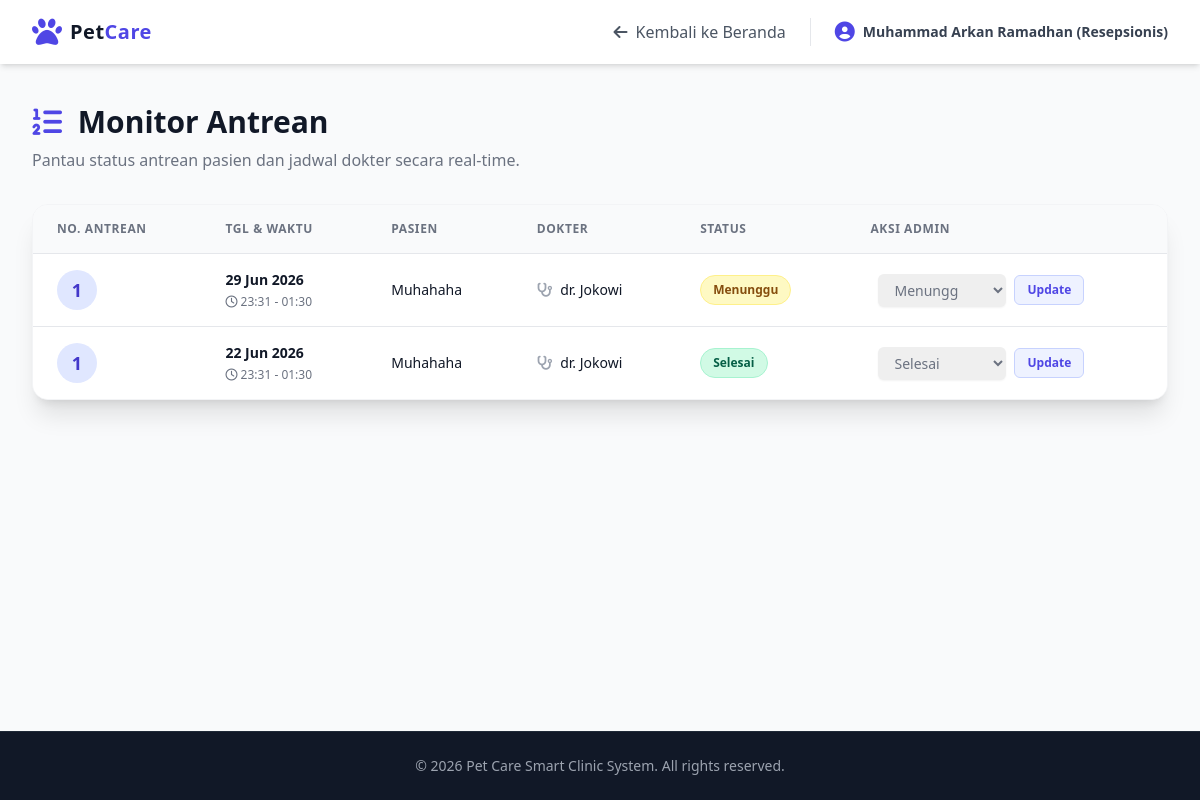
The page /lihat_antrean.php (signed in) on the database its author committed.
### tables this page shows
CREATE TABLE `antrean` (
  `id_antrean` int NOT NULL,
  `id_user` int NOT NULL,
  `id_jadwal` int NOT NULL,
  `tanggal_berobat` date NOT NULL,
  `no_antrean` int NOT NULL,
  `status` enum('Menunggu','Dipanggil','Selesai','Batal') NOT NULL DEFAULT 'Menunggu',
  `created_at` timestamp NULL DEFAULT CURRENT_TIMESTAMP
);

CREATE TABLE `jadwal_dokter` (
  `id_jadwal` int NOT NULL,
  `id_dokter` int NOT NULL,
  `hari` enum('Senin','Selasa','Rabu','Kamis','Jumat','Sabtu','Minggu') NOT NULL,
  `jam_mulai` time NOT NULL,
  `jam_selesai` time NOT NULL,
  `kuota_harian` int NOT NULL
);

CREATE TABLE `user` (
  `id_user` int NOT NULL,
  `username` varchar(50) NOT NULL,
  `password` varchar(255) NOT NULL,
  `nama_lengkap` varchar(100) NOT NULL,
  `no_telp` varchar(15) NOT NULL,
  `role` enum('Resepsionis','Pasien') NOT NULL
);

CREATE TABLE `dokter` (
  `id_dokter` int NOT NULL,
  `nama_dokter` varchar(100) NOT NULL,
  `spesialisasi` varchar(100) NOT NULL
);

### lihat_antrean.php (the view, shortened to what this page needs)
<?php
require_once 'koneksi.php';
$role = $_SESSION['role'];
$id_user_login = $_SESSION['id_user'];
$query_antrean = "
    SELECT a.*, u.nama_lengkap AS nama_pasien, d.nama_dokter, j.jam_mulai, j.jam_selesai
    FROM antrean a
    JOIN user u ON a.id_user = u.id_user
    JOIN jadwal_dokter j ON a.id_jadwal = j.id_jadwal
    JOIN dokter d ON j.id_dokter = d.id_dokter
    ORDER BY a.tanggal_berobat DESC, a.no_antrean ASC
";
$result_antrean = mysqli_query($conn, $query_antrean);
?>
<!DOCTYPE html>
<html lang="id">
<head>
    <script src="https://cdn.tailwindcss.com"></script>
    <link rel="stylesheet" href="https://cdnjs.cloudflare.com/ajax/libs/font-awesome/6.4.0/css/all.min.css">
</head>
<body class="bg-gray-50 text-gray-800 font-sans min-h-screen flex flex-col">
    <nav class="bg-white shadow-md sticky top-0 z-50">
        <div class="max-w-7xl mx-auto px-4 sm:px-6 lg:px-8">
            <div class="flex justify-between h-16">
                <div class="flex items-center">
                    <a href="index.php" class="flex items-center">
                        <i class="fa-solid fa-paw text-indigo-600 text-3xl mr-2"></i>
                        <span class="text-xl font-bold text-gray-900 tracking-wide">Pet<span class="text-indigo-600">Care</span></span>
                    </a>
                </div>
                <div class="flex items-center space-x-6">
                    <a href="index.php" class="text-gray-600 hover:text-indigo-600 font-medium transition flex items-center">
                        <i class="fa-solid fa-arrow-left mr-2"></i> Kembali ke Beranda
                    </a>
                    <div class="border-l pl-6 border-gray-200">
                        <span class="text-sm font-semibold text-gray-700 flex items-center">
                            <i class="fa-solid fa-circle-user text-indigo-600 text-xl mr-2"></i>
                            <?= htmlspecialchars($_SESSION['nama_lengkap']); ?>
                            (<?= $role ?>)
                        </span>
                    </div>
                </div>
            </div>
        </div>
    </nav>
    <main class="flex-grow max-w-7xl mx-auto px-4 sm:px-6 lg:px-8 py-10 w-full">
        <div class="mb-8 flex flex-col sm:flex-row justify-between items-start sm:items-center">
            <div>
                <h1 class="text-3xl font-extrabold text-gray-900"><i class="fa-solid fa-list-ol text-indigo-600 mr-2"></i> Monitor Antrean</h1>
                <p class="text-gray-500 mt-2">Pantau status antrean pasien dan jadwal dokter secara real-time.</p>
            </div>
        </div>
        <div class="bg-white shadow-xl rounded-2xl overflow-hidden border border-gray-100">
            <div class="overflow-x-auto">
                <table class="min-w-full divide-y divide-gray-200">
                    <thead class="bg-gray-50">
                        <tr>
                            <th scope="col" class="px-6 py-4 text-left text-xs font-bold text-gray-500 uppercase tracking-wider">No. Antrean</th>
                            <th scope="col" class="px-6 py-4 text-left text-xs font-bold text-gray-500 uppercase tracking-wider">Tgl & Waktu</th>
                            <th scope="col" class="px-6 py-4 text-left text-xs font-bold text-gray-500 uppercase tracking-wider">Pasien</th>
                            <th scope="col" class="px-6 py-4 text-left text-xs font-bold text-gray-500 uppercase tracking-wider">Dokter</th>
                            <th scope="col" class="px-6 py-4 text-left text-xs font-bold text-gray-500 uppercase tracking-wider">Status</th>
                            <?php if ($role === 'Resepsionis'): ?>
                            <th scope="col" class="px-6 py-4 text-left text-xs font-bold text-gray-500 uppercase tracking-wider">Aksi Admin</th>
                            <?php endif; ?>
                        </tr>
                    </thead>
                    <tbody class="bg-white divide-y divide-gray-200">
                        <?php if (mysqli_num_rows($result_antrean) > 0): ?>
                            <?php while ($row = mysqli_fetch_assoc($result_antrean)):
                                $badge_color = 'bg-gray-100 text-gray-800';
                                if ($row['status'] == 'Menunggu') $badge_color = 'bg-yellow-100 text-yellow-800 border-yellow-200';
                                if ($row['status'] == 'Selesai') $badge_color = 'bg-emerald-100 text-emerald-800 border-emerald-200';
                                $row_bg = ($role === 'Pasien' && $row['id_user'] == $id_user_login) ? 'bg-indigo-50/50' : 'hover:bg-gray-50';
                            ?>
                            <tr class="<?= $row_bg ?> transition">
                                <td class="px-6 py-4 whitespace-nowrap">
                                    <div class="flex items-center justify-center w-10 h-10 rounded-full bg-indigo-100 text-indigo-700 font-bold text-lg">
                                        <?= htmlspecialchars($row['no_antrean']) ?>
                                    </div>
                                </td>
                                <td class="px-6 py-4 whitespace-nowrap">
                                    <div class="text-sm font-semibold text-gray-900"><?= date('d M Y', strtotime($row['tanggal_berobat'])) ?></div>
                                    <div class="text-xs text-gray-500 mt-1"><i class="fa-regular fa-clock"></i> <?= substr($row['jam_mulai'], 0, 5) ?> - <?= substr($row['jam_selesai'], 0, 5) ?></div>
                                </td>
                                <td class="px-6 py-4 whitespace-nowrap">
                                    <div class="text-sm font-medium text-gray-900">
                                        <?= htmlspecialchars($row['nama_pasien']) ?>
                                    </div>
                                </td>
                                <td class="px-6 py-4 whitespace-nowrap">
                                    <div class="text-sm text-gray-900"><i class="fa-solid fa-stethoscope text-gray-400 mr-1"></i> <?= htmlspecialchars($row['nama_dokter']) ?></div>
                                </td>
                                <td class="px-6 py-4 whitespace-nowrap">
                                    <span class="px-3 py-1 inline-flex text-xs leading-5 font-semibold rounded-full border <?= $badge_color ?>">
                                        <?= $row['status'] ?>
                                    </span>
                                </td>
                                <?php if ($role === 'Resepsionis'): ?>
                                <td class="px-6 py-4 whitespace-nowrap text-sm text-gray-500">
                                    <form action="" method="POST" class="flex items-center space-x-2">
                                        <select name="status" class="block w-32 pl-3 pr-8 py-1.5 text-sm border-gray-300 focus:outline-none focus:ring-indigo-500 focus:border-indigo-500 rounded-md shadow-sm">
                                            <option value="Menunggu" <?= ($row['status'] == 'Menunggu') ? 'selected' : '' ?>>Menunggu</option>
                                            <option value="Selesai" <?= ($row['status'] == 'Selesai') ? 'selected' : '' ?>>Selesai</option>
                                        </select>
                                        <button type="submit" name="update_status" class="bg-indigo-50 text-indigo-600 hover:bg-indigo-600 hover:text-white px-3 py-1.5 rounded-md border border-indigo-200 hover:border-transparent transition text-xs font-bold">
                                            Update
                                        </button>
                                    </form>
                                </td>
                                <?php endif; ?>
                            </tr>
                            <?php endwhile; ?>
                        <?php endif; ?>
                    </tbody>
                </table>
            </div>
        </div>
    </main>
    <footer class="bg-gray-900 text-gray-400 py-6 border-t border-gray-800 text-sm mt-auto">
        <div class="max-w-7xl mx-auto px-4 text-center">
            <p>&copy; <?= date('Y'); ?> Pet Care Smart Clinic System. All rights reserved.</p>
        </div>
    </footer>
</body>
</html>

### rows shown on the page
antrean: no_antrean "1", tanggal_berobat "29 Jun 2026", id_jadwal.jam_mulai "23:31", id_jadwal.jam_selesai "01:30", id_user.nama_lengkap "Muhahaha", dokter.nama_dokter "dr. Jokowi", status "Menunggu"
antrean: no_antrean "1", tanggal_berobat "22 Jun 2026", id_jadwal.jam_mulai "23:31", id_jadwal.jam_selesai "01:30", id_user.nama_lengkap "Muhahaha", dokter.nama_dokter "dr. Jokowi", status "Selesai"

### other values the page prints
$_SESSION['nama_lengkap'] "Muhammad Arkan Ramadhan"
$role "Resepsionis"
